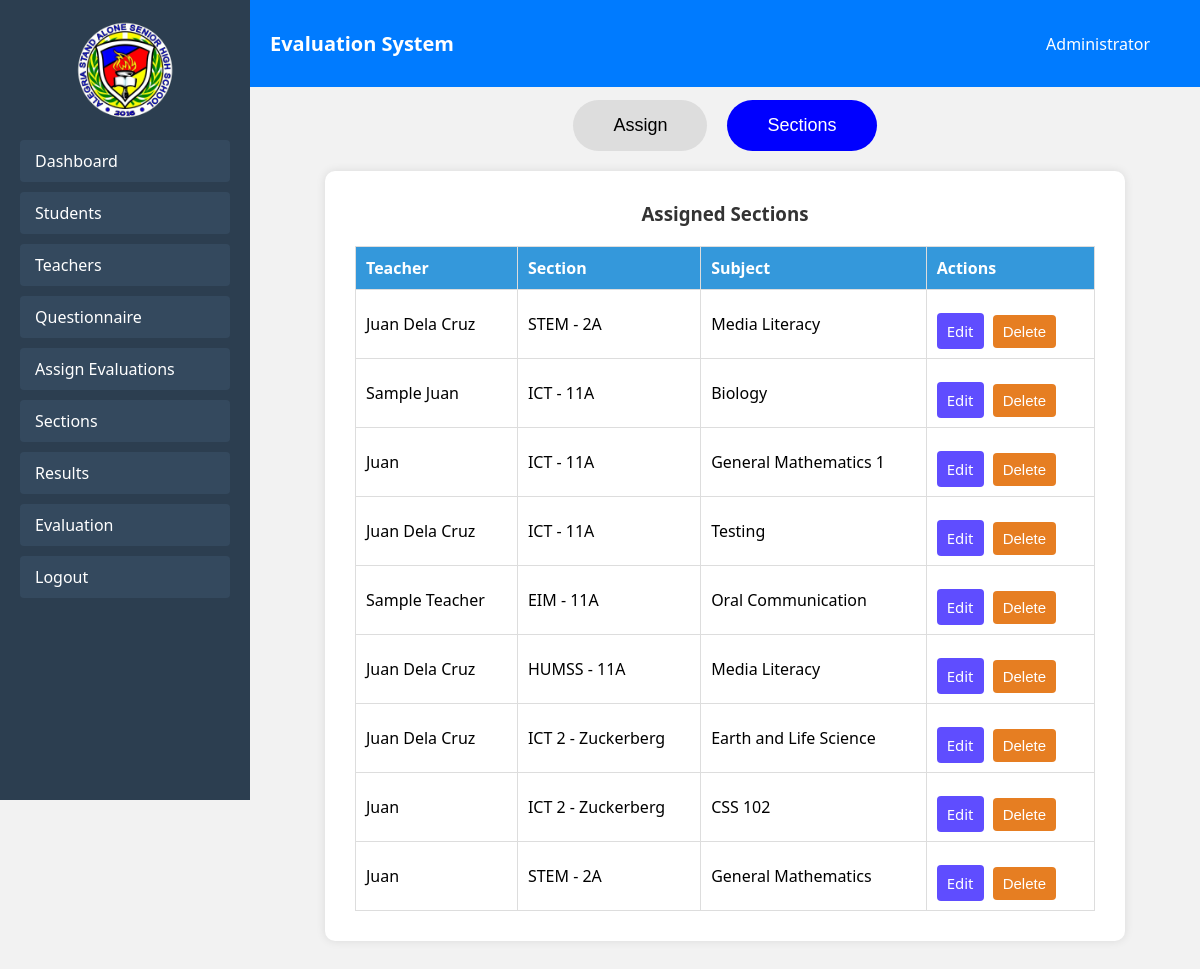
Page /organize_sections.php?tab=sections (signed in) on the committed database.
### tables this page shows
CREATE TABLE IF NOT EXISTS `teacher_sections` (
  `id` int NOT NULL AUTO_INCREMENT,
  `teacher_name` varchar(255) NOT NULL,
  `section` varchar(255) NOT NULL,
  `subject` varchar(255) NOT NULL,
  PRIMARY KEY (`id`)
);

### organize_sections.php (the view, shortened to what this page needs)
<?php
include 'connect.php';
$editId = isset($_GET['edit']) ? intval($_GET['edit']) : 0;
$defaultTab = $editId || (isset($_GET['tab']) && $_GET['tab'] === 'sections') ? 'sections' : 'assign';
?>
<!DOCTYPE html>
<html lang="en">
<head>
  <link rel="stylesheet" href="https://cdnjs.cloudflare.com/ajax/libs/font-awesome/6.5.0/css/all.min.css">
</head>
<body>
<div class="sidebar">
  <img src="Image/ASASHS Logo.png" alt="School Logo">
  <div class="nav-links">
    <a href="admin_dashboard.php">Dashboard</a>
    <a href="manage_students.php">Students</a>
    <a href="manage_teachers.php">Teachers</a>
    <a href="create_questionnaire.php">Questionnaire</a>
    <a href="assign_evaluation.php">Assign Evaluations</a>
    <a href="organize_sections.php">Sections</a>
    <a href="evaluation_results.php">Results</a>
    <a href="past_evaluations.php">Evaluation</a>
    <a href="logout.php" class="logout">Logout</a>
  </div>
</div>
<div class="topbar">
  <div class="title">Evaluation System</div>
  <div class="admin">Administrator</div>
</div>
<div class="main-content">
  <div class="tab-buttons">
    <button class="tab-button <?php echo $defaultTab === 'assign' ? 'active' : 'inactive'; ?>" onclick="showTab('assign')">Assign</button>
    <button class="tab-button <?php echo $defaultTab === 'sections' ? 'active' : 'inactive'; ?>" onclick="showTab('sections')">Sections</button>
  </div>
  <div id="sections" class="tab-content" style="<?php echo $defaultTab === 'sections' ? '' : 'display:none;'; ?>">
    <div class="container">
      <h3>Assigned Sections</h3>
      <table>
        <thead>
          <tr>
            <th>Teacher</th>
            <th>Section</th>
            <th>Subject</th>
            <th>Actions</th>
          </tr>
        </thead>
        <tbody>
          <?php
          $result = $conn->query("SELECT * FROM teacher_sections ORDER BY id DESC");
          if ($result && $result->num_rows > 0) {
              while ($row = $result->fetch_assoc()) {
                  if ($editId === intval($row['id'])) {
                      echo "<tr>
                          <form method='POST'>
                              <td><input type='text' name='teacher_name' value='" . htmlspecialchars($row['teacher_name']) . "' required></td>
                              <td><input type='text' name='section' value='" . htmlspecialchars($row['section']) . "' required></td>
                              <td><input type='text' name='subject' value='" . htmlspecialchars($row['subject']) . "' required></td>
                              <td>
                                  <input type='hidden' name='id' value='" . $row['id'] . "'>
                                  <button type='submit' name='update_teacher' class='btn'>Save</button>
                                  <a href='organize_sections.php?tab=sections' class='btn' style='background:#00aaff;'>Cancel</a>
                              </td>
                          </form>
                      </tr>";
                  } else {
                      echo "<tr>
                          <td>" . htmlspecialchars($row['teacher_name']) . "</td>
                          <td>" . htmlspecialchars($row['section']) . "</td>
                          <td>" . htmlspecialchars($row['subject']) . "</td>
                          <td>
                              <a href='organize_sections.php?edit=" . $row['id'] . "' class='btn'>Edit</a>
                              <form method='POST' style='display:inline;' onsubmit=\"return confirm('Delete this teacher?');\">
                                  <input type='hidden' name='id' value='" . $row['id'] . "'>
                                  <button type='submit' name='delete_teacher' class='btn' style='background:#e67e22;'>Delete</button>
                              </form>
                          </td>
                      </tr>";
                  }
              }
          } else {
              echo "<tr><td colspan='4'>No assignments found.</td></tr>";
          }
          ?>
        </tbody>
      </table>
    </div>
  </div>
</div>
</body>
</html>

### organize_sections.php (style rules this page uses)
* { margin: 0; padding: 0; box-sizing: border-box; }
body { font-family: 'Segoe UI', sans-serif; background: #f2f2f2; display: flex; }
.sidebar { width: 250px; min-height: 100vh; background-color: #2c3e50; padding-top: 20px; position: fixed; }
.sidebar img { width: 100px; margin: 0 auto 20px; display: block; }
.nav-links { display: flex; flex-direction: column; gap: 10px; padding: 0 20px; }
.nav-links a { color: white; text-decoration: none; padding: 10px 15px; background: #34495e; border-radius: 4px; transition: background 0.3s; }
.logout { background: #e74c3c; }
.topbar { position: fixed; padding: 30px 20px; top: 0; left: 250px; right: 0; background: #007bff; color: #fff; display: flex; justify-content: space-between; align-items: center; }
.topbar .title { font-size: 20px; font-weight: bold; }
.main-content { margin-left: 250px; padding: 100px 20px 30px 20px; width: 100%; }
.tab-buttons { display: flex; gap: 20px; margin-bottom: 20px; justify-content: center; }
.tab-button { padding: 15px 40px; border: none; border-radius: 40px; cursor: pointer; font-size: 18px; font-weight: 500; }
.tab-button.active { background-color: blue; color: white; }
.tab-button.inactive { background-color: #ddd; color: black; }
.container { background: #fff; padding: 30px; border-radius: 10px; max-width: 800px; margin: 0 auto 30px; box-shadow: 0 0 10px rgba(0,0,0,0.1); }
h2, h3 { text-align: center; margin-bottom: 20px; color: #333; }
.topbar .admin { margin-right: 30px; font-size: 16px; font-weight: 500; }
table { width: 100%; border-collapse: collapse; margin-top: 10px; }
th, td { border: 1px solid #ddd; padding: 10px; text-align: left; }
th { background-color: #3498db; color: white; }
a.btn, a.edit-btn { text-decoration: none; }
.btn { padding: 8px 10px; background: #5F4DFF; color: white; font-size: 15px; margin-top: 15px; border: none; border-radius: 4px; cursor: pointer; margin-right: 5px; }

### rows in the picture
teacher_sections: teacher_name "Juan Dela Cruz", section "STEM - 2A", subject "Media Literacy"
teacher_sections: teacher_name "Sample Juan", section "ICT - 11A", subject "Biology"
teacher_sections: teacher_name "Juan", section "ICT - 11A", subject "General Mathematics 1"
teacher_sections: teacher_name "Juan Dela Cruz", section "ICT - 11A", subject "Testing"
teacher_sections: teacher_name "Sample Teacher", section "EIM - 11A", subject "Oral Communication"
teacher_sections: teacher_name "Juan Dela Cruz", section "HUMSS - 11A", subject "Media Literacy"
teacher_sections: teacher_name "Juan Dela Cruz", section "ICT 2 - Zuckerberg", subject "Earth and Life Science"
teacher_sections: teacher_name "Juan", section "ICT 2 - Zuckerberg", subject "CSS 102"
teacher_sections: teacher_name "Juan", section "STEM - 2A", subject "General Mathematics"
